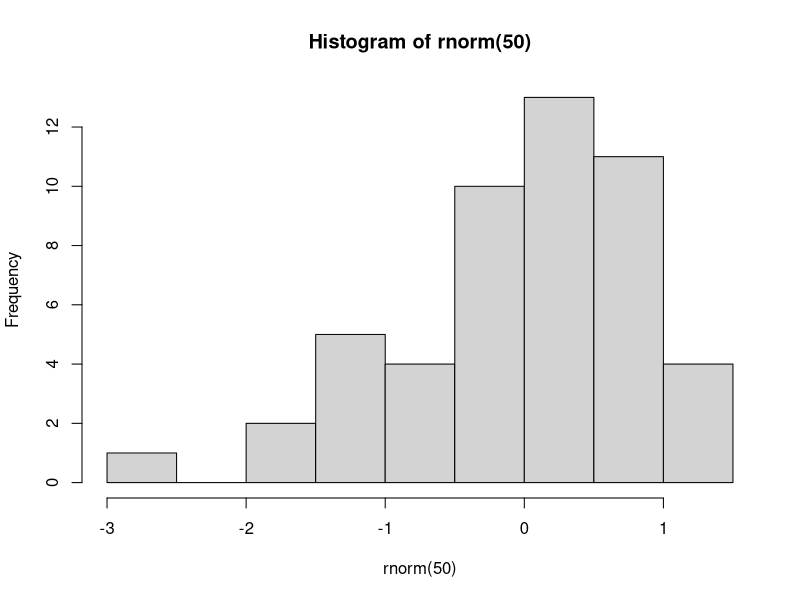

Generate this figure with R:
## ---- chunk 1
1 + 2
## ---- chunk 2
1 * 100
## ---- chunk 3
1 / 100
## ---- chunk 4
rnorm(50)
## ---- chunk 5
hist(rnorm(50))
## ---- chunk 6
# create a vector
vec <- c(1, 2, 3, 4, 5) 
mean(vec)    # mean of vector
## ---- chunk 7
# Create a numeric vector
numbers <- c(1, 2, 3, 4, 5)

# Create a character vector
fruits <- c("apple", "banana", "cherry", "apple")

# Access elements
numbers[1]      # first element
fruits[2:3]     # second and third elements

# Basic operations
sum(numbers)    # sum of all numbers
summary(numbers) # summary statistics
length(fruits)  # number of elements
summary(fruits) # summary statistics
table(fruits)
## ---- chunk 8
library(tidyverse)
## ---- chunk 9
library(palmerpenguins)
## ---- chunk 10
# Create a factor
gender <- factor(c("Male", "Female", "Female", "Male"))

# View the factor
gender

# Check the levels
levels(gender)

# Count occurrences of each level
table(gender)
summary(gender)
## ---- chunk 11
library(tibble)
ID <- 1:10
gender <- c(rep("male", 5), rep("female", 5))
height <- c(10, 20, 30, 14, 15, 21, 17, 12, 16, 23)
weight <- c(5, 10, 15, 7, 7.5, 10.5, 8.5, 6, 8, 11.5)
data <- tibble(ID=ID,
               Gender=gender,
               Weight=weight,
               Height=height)
data
## ---- chunk 12
head(data)
tail(data)
glimpse(data)
summary(data)
dim(data)
